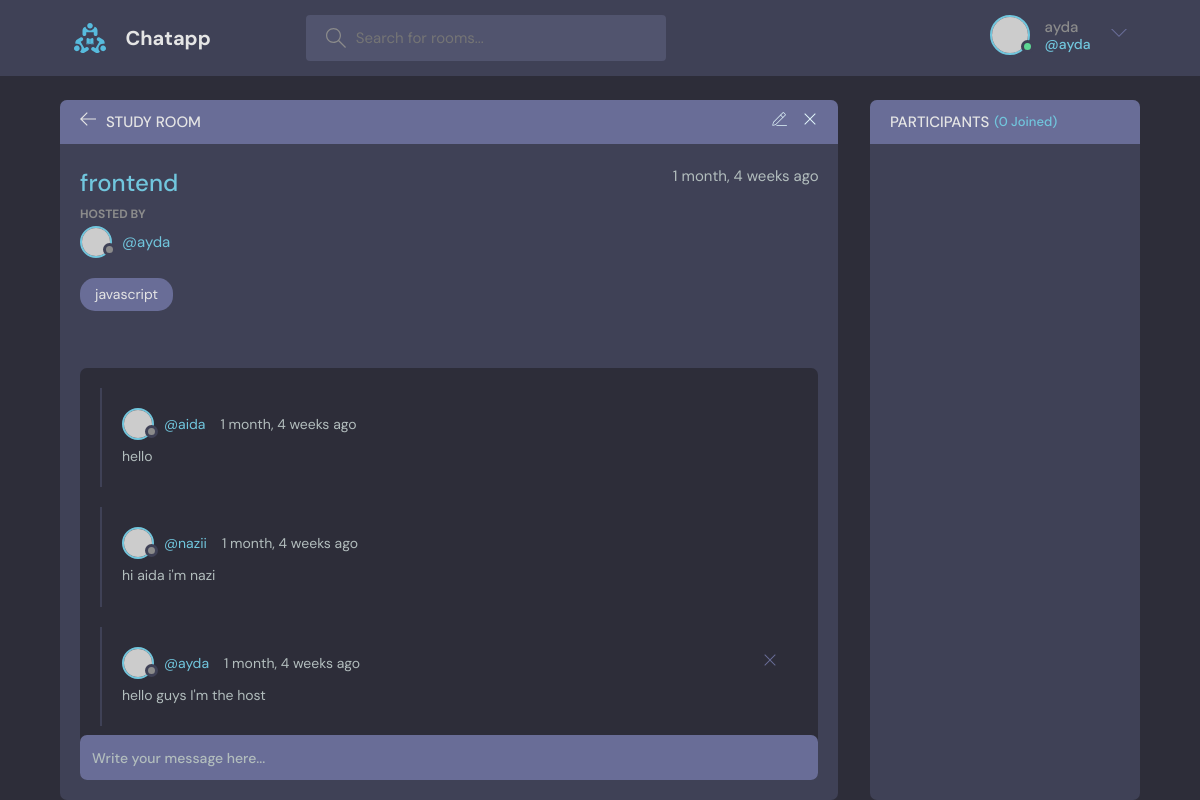
The app's page /room/7/ (signed in) with its own data.
### base/models.py (models this page shows, shortened)
class Room(models.Model):
    host=models.ForeignKey(User,on_delete=models.SET_NULL,null=True)
    topic=models.ForeignKey(Topic, on_delete=models.SET_NULL,null=True)
    name=models.CharField(max_length=300)
    description=models.TextField(null=True,blank=True)
    participants=models.ManyToManyField(User,related_name='paricipants',blank=True)
    updated=models.DateTimeField(auto_now=True)
    created=models.DateTimeField(auto_now_add=True)
    class Meta:
        ordering=['-updated','-created']

class Topic(models.Model):
    name=models.CharField(max_length=200)

class Message(models.Model):
    user=models.ForeignKey(User, on_delete=models.CASCADE)
    room=models.ForeignKey(Room,on_delete=models.CASCADE)
    body=models.TextField()
    updated=models.DateTimeField(auto_now=True)
    created=models.DateTimeField(auto_now_add=True)
    class Meta:
        ordering=['-updated','-created']

### base/views.py (the view, shortened to what this page needs)
# urls.py: path('room/<str:pk>/',views.room, name='room'),
def room(request,pk):
    room=Room.objects.get(id=pk)
    room_messages=room.message_set.all().order_by('created')
    participants=room.participants.all()
    context={'room':room,'room_messages':room_messages ,'participants':participants}
    return render(request,'base/room.html',context)

### base/templates/base/room.html (shortened to what this page needs)
{% extends 'main.html'%}
   {% block content%}
    <main class="profile-page layout layout--2">
      <div class="container">
        <div class="room">
          <div class="room__top">
            <div class="room__topLeft">
              <a href="{% url 'home'%}">
                <svg version="1.1" xmlns="http://www.w3.org/2000/svg" width="32" height="32" viewBox="0 0 32 32">
                  <title>arrow-left</title>
                  <path
                    d="M13.723 2.286l-13.723 13.714 13.719 13.714 1.616-1.611-10.96-10.96h27.625v-2.286h-27.625l10.965-10.965-1.616-1.607z"
                  ></path>
                </svg>
              </a>
              <h3>Study Room</h3>
            </div>
            {% if room.host == request.user %}
            <div class="room__topRight">
              <a href="{% url 'updateRoom' room.id %}">
              </a>
              <a href="{% url 'deleteRoom' room.id %}">
                <svg version="1.1" xmlns="http://www.w3.org/2000/svg" width="32" height="32" viewBox="0 0 32 32">
                  <title>remove</title>
                  <path
                    d="M27.314 6.019l-1.333-1.333-9.98 9.981-9.981-9.981-1.333 1.333 9.981 9.981-9.981 9.98 1.333 1.333 9.981-9.98 9.98 9.98 1.333-1.333-9.98-9.98 9.98-9.981z"
                  ></path>
                </svg>
              </a>
            </div>
           {% endif%}
          </div>
          <div class="room__box scroll">
            <div class="room__header scroll">
              <div class="room__info">
                <h3>{{room.name}}</h3>
                <span>{{room.created|timesince}} ago</span>
              </div>
              <div class="room__hosted">
                <p>Hosted By</p>
                <a href="{% url 'userProfile' room.host.id %}" class="room__author">
                  <div class="avatar avatar--small">
                    <img src="https://randomuser.me/api/portraits/men/37.jpg" />
                  </div>
                  <span>@{{room.host.username}}</span>
                </a>
              </div>
              <span class="room__topics">{{room.topic.name}}</span>
            </div>
            <div class="room__conversation">
              <div class="threads scroll">
                {% for message in room_messages %}
                <div class="thread">
                  <div class="thread__top">
                    <div class="thread__author">
                      <a href="{% url 'userProfile' message.user.id %}" class="thread__authorInfo">
                        <div class="avatar avatar--small">
                          <img src="https://randomuser.me/api/portraits/men/37.jpg" />
                        </div>
                        <span>@{{message.user.username}}</span>
                      </a>
                      <span class="thread__date">{{message.created|timesince}} ago</span>
                    </div>
                    {% if request.user == message.user%}
                    <a href="{% url 'deleteMessage' message.id %}">
                    <div class="thread__delete">
                      <svg version="1.1" xmlns="http://www.w3.org/2000/svg" width="32" height="32" viewBox="0 0 32 32">
                        <title>remove</title>
                        <path
                          d="M27.314 6.019l-1.333-1.333-9.98 9.981-9.981-9.981-1.333 1.333 9.981 9.981-9.981 9.98 1.333 1.333 9.981-9.98 9.98 9.98 1.333-1.333-9.98-9.98 9.98-9.981z"
                        ></path>
                      </svg>
                    </div>
                  </a>
                    {% endif%}
                  </div>
                  <div class="thread__details">
                    {{message.body}}
                  </div>
                </div>
                {%endfor%}
              </div>
            </div>
          </div>
          <div class="room__message">
            <form action="" method="POST">
              <input name="body" placeholder="Write your message here..." />
            </form>
          </div>
        </div>
        <div class="participants">
          <h3 class="participants__top">Participants <span>({{participants.count}} Joined)</span></h3>
          <div class="participants__list scroll">
          </div>
        </div>
      </div>
    </main>
    {% endblock content %}

### templates/nav.html (shortened to what this page needs)
{% load static%}
<header class="header header--loggedIn">
    <div class="container">
      <a href="{% url 'home' %}" class="header__logo">
        <img src="{% static 'images/logo.svg'%}" />
        <h1>Chatapp</h1>
      </a>
      <form class="header__search" method="GET" action="{% url 'home'%}">
        <label>
          <input name="q" placeholder="Search for rooms..." />
        </label>
      </form>
      <nav class="header__menu">
        {% if request.user.is_authenticated %}
        <div class="header__user">
          <a href="{% url 'updateUser'%}">
            <div class="avatar avatar--medium active">
              <img src="https://randomuser.me/api/portraits/men/37.jpg" />
            </div>
            <p>{{request.user}} <span>@{{request.user}}</span></p>
          </a>
          <button class="dropdown-button">
            <svg version="1.1" xmlns="http://www.w3.org/2000/svg" width="32" height="32" viewBox="0 0 32 32">
              <title>chevron-down</title>
              <path d="M16 21l-13-13h-3l16 16 16-16h-3l-13 13z"></path>
            </svg>
          </button>
        </div>
        {% else %}
        <a href="{% url 'login'%}">
            <img src="{% static 'images/avatar.svg' %}" />
            <p>Login</p>
          </a>
        {%endif%}
      </nav>
    </div>
  </header>

### records on screen
Room: name "frontend", created "1 month, 4 weeks", host.username "ayda", topic.name "javascript"
Message: user.username "aida", created "1 month, 4 weeks", body "hello"
Message: user.username "nazii", created "1 month, 4 weeks", body "hi aida i'm nazi"
Message: user.username "ayda", created "1 month, 4 weeks", body "hello guys I'm the host"

### other values on screen
{{ request.user }} "ayda"
{{ participants.count }} "0"
